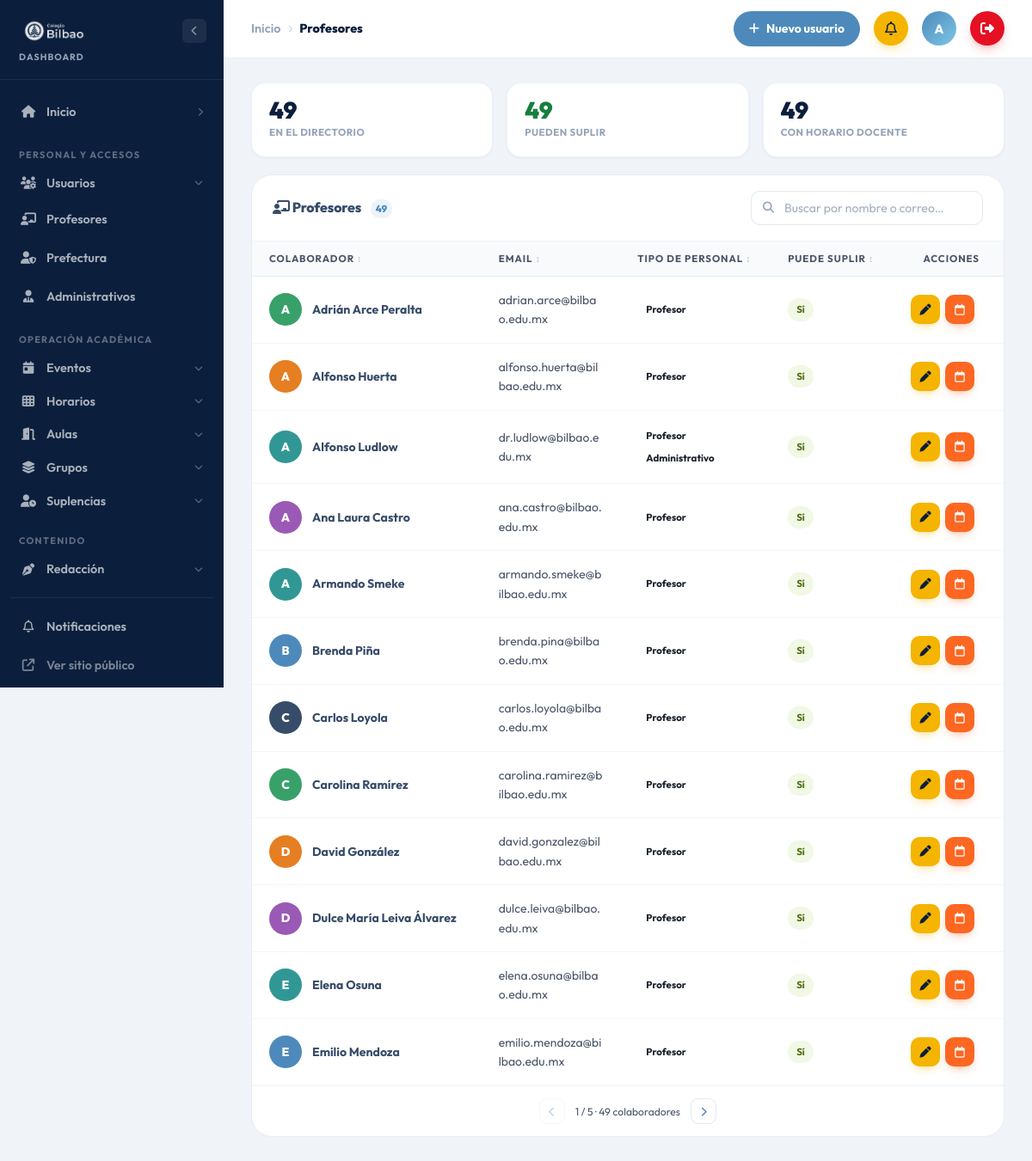
/dashboard/profesores (signed in), run on the app's committed database.
### tables this page shows
CREATE TABLE usuarios (
    id               INT UNSIGNED  NOT NULL AUTO_INCREMENT,
    nombre           VARCHAR(120)  NOT NULL,
    email            VARCHAR(180)  NOT NULL,
    password         VARCHAR(255)  NOT NULL,
    rol              ENUM('administrador','usuario') NOT NULL DEFAULT 'usuario',
    rol_redaccion    ENUM('revisor','editor') NULL,   
    tipo_personal    SET('profesor','prefecto','administrativo') NULL,  
    puede_suplir     TINYINT(1)    NOT NULL DEFAULT 1,  
    modulos          VARCHAR(255)  NULL,           
    fecha_nacimiento DATE          NULL,           
    avatar           VARCHAR(255)  NULL,
    ultimo_acceso    DATETIME      NULL,
    creado_en        TIMESTAMP     NOT NULL DEFAULT CURRENT_TIMESTAMP,
    PRIMARY KEY (id),
    UNIQUE KEY uq_email (email)
);

### views/blog/personal/index.php (the view, shortened to what the rows shown need)
<?php
$avatarColors = ['#4D8ABB', '#374C69', '#38A169', '#E67E22', '#9B59B6', '#319795'];
$iconos = ['profesores' => 'fa-chalkboard-user', 'prefectura' => 'fa-user-shield', 'administrativos' => 'fa-user-tie'];
$icono  = $iconos[$slug] ?? 'fa-users';
$rolSesion = $_SESSION['blog_usuario']['rol'] ?? '';
$puedeEditar = $rolSesion === 'administrador';
function tipoChips(?string $tipos): string {
    $labels = ['profesor' => 'Profesor', 'prefecto' => 'Prefecto', 'administrativo' => 'Administrativo'];
    $out = [];
    foreach (array_filter(array_map('trim', explode(',', (string)$tipos))) as $t) {
        $out[] = '<span class="admin-badge">' . htmlspecialchars($labels[$t] ?? ucfirst($t)) . '</span>';
    }
    return $out ? implode(' ', $out) : '<span style="color:#94A3B8;">—</span>';
}
function esDocente(?string $tipos): bool {
    return in_array('profesor', array_filter(array_map('trim', explode(',', (string)$tipos))), true);
}
$esDirectorioDocente = $slug === 'profesores';
$total    = count($usuarios ?? []);
?>
<div class="admin-layout">
    <div class="admin-main">
        <main class="admin-content">
            <div class="admin-panel">
                <div class="admin-panel__header per-head">
                    <h2 class="admin-panel__title">
                        <i class="fa-solid <?= s($icono) ?>"></i> <?= s($titulo) ?>
                        <?php if ($esDirectorioDocente): ?>
                        <span class="admin-panel__count" data-per-count><?= $total ?></span>
                        <?php endif; ?>
                    </h2>
                </div>
                <?php if (empty($usuarios)): ?>
                <div class="admin-empty-state">
                    <img src="/build/assets/img/alex/alex-point.png" alt="Alex" class="admin-empty-state__img">
                    <p class="admin-empty-state__text">Aún no hay personal con este tipo. Edita un usuario y asígnale el tipo <strong><?= s($tipo) ?></strong>.</p>
                    <a href="/dashboard/usuarios" class="admin-btn admin-btn--primary"><i class="fa-solid fa-users"></i> Ir a Usuarios</a>
                </div>
                <?php else: ?>
                <div class="per-table-wrap">
                    <table class="admin-table per-table" id="perTable" data-table data-table-per="12" data-table-noun="colaboradores">
                        <thead>
                            <tr>
                                <th class="per-col-name" data-sort="text">Colaborador</th>
                                <th class="per-col-mail" data-sort="text">Email</th>
                                <th class="per-col-tipo" data-sort="text">Tipo de personal</th>
                                <?php if ($esDirectorioDocente): ?>
                                <th class="per-col-supl" data-sort="text">Puede suplir</th>
                                <?php endif; ?>
                                <th class="per-col-act">Acciones</th>
                            </tr>
                        </thead>
                        <tbody>
                        <?php foreach ($usuarios as $i => $u): ?>
                            <?php
                                $color   = $avatarColors[$u->id % count($avatarColors)];
                                $inicial = strtoupper(mb_substr($u->nombre, 0, 1));
                                $suple   = (int)($u->puede_suplir ?? 1) === 1;
                            ?>
                            <tr data-per-row data-pager-item<?= $i >= 12 ? ' class="is-hidden"' : '' ?>
                                data-nombre="<?= s(mb_strtolower($u->nombre . ' ' . $u->email)) ?>">
                                <td data-val="<?= s($u->nombre) ?>">
                                    <div class="per-user">
                                        <div class="admin-topbar__avatar per-user__ava" style="background:<?= s($color) ?>;">
                                            <?php if ($u->avatar): ?>
                                                <img src="<?= s($u->avatar) ?>" alt="" onerror="this.parentElement.textContent='<?= s($inicial) ?>'">
                                            <?php else: ?><?= s($inicial) ?><?php endif; ?>
                                        </div>
                                        <div class="admin-table__title"><?= s($u->nombre) ?></div>
                                    </div>
                                </td>
                                <td class="per-mail"><?= s($u->email) ?></td>
                                <td data-val="<?= s((string)$u->tipo_personal) ?>"><?= tipoChips($u->tipo_personal) ?></td>
                                <?php if ($esDirectorioDocente): ?>
                                <td data-val="<?= $suple ? 'Sí' : 'No' ?>">
                                    <?php if ($suple): ?>
                                        <span class="admin-badge admin-badge--published">Sí</span>
                                    <?php else: ?>
                                        <span class="admin-badge">No</span>
                                    <?php endif; ?>
                                </td>
                                <?php endif; ?>
                                <td>
                                    <div class="admin-table__actions">
                                        <?php if ($puedeEditar): ?>
                                        <a href="/dashboard/usuarios/editar?id=<?= (int)$u->id ?>" class="admin-act admin-act--edit" title="Editar"><i class="fa-solid fa-pen"></i></a>
                                        <?php endif; ?>
                                        <?php if (esDocente($u->tipo_personal)): ?>
                                        <a href="/dashboard/horarios/profesor?id=<?= (int)$u->id ?>" class="admin-act admin-act--horario" title="Ver horario"><i class="fa-regular fa-calendar"></i></a>
                                        <?php endif; ?>
                                    </div>
                                </td>
                            </tr>
                        <?php endforeach; ?>
                        </tbody>
                    </table>
                </div>
                <?php endif; ?>
            </div>
        </main>
    </div>
</div>

### data on the page
usuarios: nombre "A", nombre "Adrián Arce Peralta", email "adrian.arce@bilbao.edu.mx", tipo_personal "Profesor", puede_suplir "Sí"
usuarios: nombre "A", nombre "Alfonso Huerta", email "alfonso.huerta@bilbao.edu.mx", tipo_personal "Profesor", puede_suplir "Sí"
usuarios: rol "administrador" (drawn), nombre "A", nombre "Alfonso Ludlow", email "dr.ludlow@bilbao.edu.mx", tipo_personal "Profesor Administrativo", puede_suplir "Sí"
usuarios: nombre "A", nombre "Ana Laura Castro", email "ana.castro@bilbao.edu.mx", tipo_personal "Profesor", puede_suplir "Sí"
usuarios: nombre "A", nombre "Armando Smeke", email "armando.smeke@bilbao.edu.mx", tipo_personal "Profesor", puede_suplir "Sí"
usuarios: nombre "B", nombre "Brenda Piña", email "brenda.pina@bilbao.edu.mx", tipo_personal "Profesor", puede_suplir "Sí"
usuarios: nombre "C", nombre "Carlos Loyola", email "carlos.loyola@bilbao.edu.mx", tipo_personal "Profesor", puede_suplir "Sí"
usuarios: nombre "C", nombre "Carolina Ramírez", email "carolina.ramirez@bilbao.edu.mx", tipo_personal "Profesor", puede_suplir "Sí"
usuarios: nombre "D", nombre "David González", email "david.gonzalez@bilbao.edu.mx", tipo_personal "Profesor", puede_suplir "Sí"
usuarios: nombre "D", nombre "Dulce María Leiva Álvarez", email "dulce.leiva@bilbao.edu.mx", tipo_personal "Profesor", puede_suplir "Sí"
usuarios: nombre "E", nombre "Elena Osuna", email "elena.osuna@bilbao.edu.mx", tipo_personal "Profesor", puede_suplir "Sí"
usuarios: nombre "E", nombre "Emilio Mendoza", email "emilio.mendoza@bilbao.edu.mx", tipo_personal "Profesor", puede_suplir "Sí"

### other printed values
$_cr['label'] "Inicio"
$_cr['label'] "Profesores"
$_g['label'] "PERSONAL Y ACCESOS"
$_m['nombre'] "Usuarios"
$_m['nombre'] "Profesores"
$_m['nombre'] "Prefectura"
$_m['nombre'] "Administrativos"
$_g['label'] "OPERACIÓN ACADÉMICA"
$_m['nombre'] "Eventos"
$_m['nombre'] "Horarios"
$_m['nombre'] "Aulas"
$_m['nombre'] "Grupos"
$_m['nombre'] "Suplencias"
$_g['label'] "CONTENIDO"
$_m['nombre'] "Redacción"
